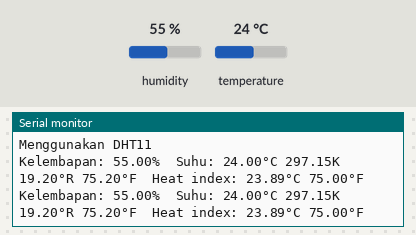
The sketch below on a simulated Arduino Uno, built with avr-gcc and run on an emulated ATmega328P. Shown: the last lines printed to the serial monitor. The test bench sets the inputs (shaded band); at power-on: humidity 55 %, temperature 24 °C.

Above: at 4.8 s.
4.9 s: humidity set to 22 %
At 7.3 s:
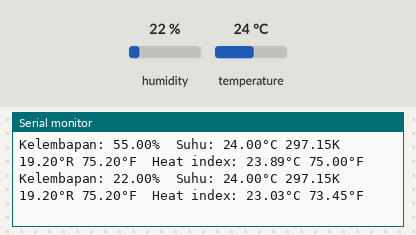
7.9 s: temperature set to 12 °C
At 9.5 s:
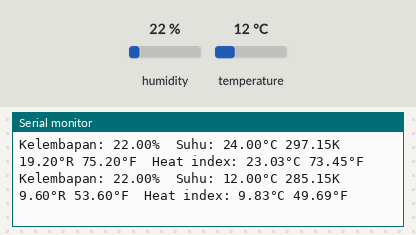
14.4 s: humidity set to 40 %
At 14.4 s:
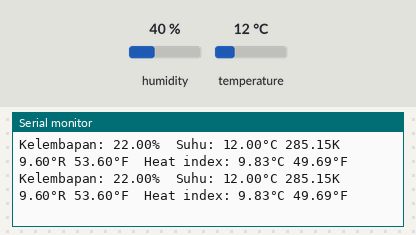
Timing chart, 0 to 17.4 s (numbered marks = the images above; inputs shaded):
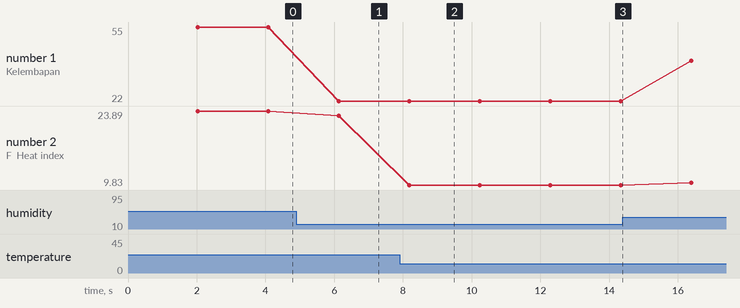

Measured:
- after the input at 4.9 s, the serial monitor: prints a new line after 1.2 s (image 1)
- after the input at 7.9 s, the serial monitor: prints a new line after 0.28 s (image 2)
- plotted number 1: 55 → 22 after the input at 4.9 s, 22 → 40 after the input at 14.4 s
- plotted number 2: 23.89 → 23.03 after the input at 4.9 s, 23.03 → 9.83 after the input at 7.9 s, 9.83 → 10.3 after the input at 14.4 s

The sketch:

dht11tugas.ino
```cpp
#include "DHT.h"

#define DHTPIN 5
#define DHTTYPE DHT11


 DHT dht(DHTPIN, DHTTYPE);

void setup() {
 Serial.begin(9600);
 Serial.println("Menggunakan DHT11");
 dht.begin();
}
void loop() {
delay(2000);
float h = dht.readHumidity();
float t = dht.readTemperature();
float f = dht.readTemperature(true);
float converted = 0.00; // variabel konversi dalam satuan kelvin dan reamur

if (isnan(h) || isnan(t) || isnan(f))
{
  Serial.println("Failed to read from DHT sensor!");
  return;
}

float hif = dht.computeHeatIndex(f, h);
float hic = dht.computeHeatIndex(t, h, false);

Serial.print(F("Kelembapan: "));
Serial.print(h);
Serial.print(F("%  Suhu: "));
Serial.print(t);
Serial.print(F("°C "));

// rumus konversi dalam satuan kelvin
converted = t + 273.15;
Serial.print(converted);
Serial.print("K ");

// rumus konversi dalam satuan reamur
converted = t * 0.8;
Serial.print(converted);
Serial.print("°R ");
Serial.print(f);
Serial.print(F("°F  Heat index: "));
Serial.print(hic);
Serial.print(F("°C "));
Serial.print(hif);
Serial.println(F("°F"));
}
```
